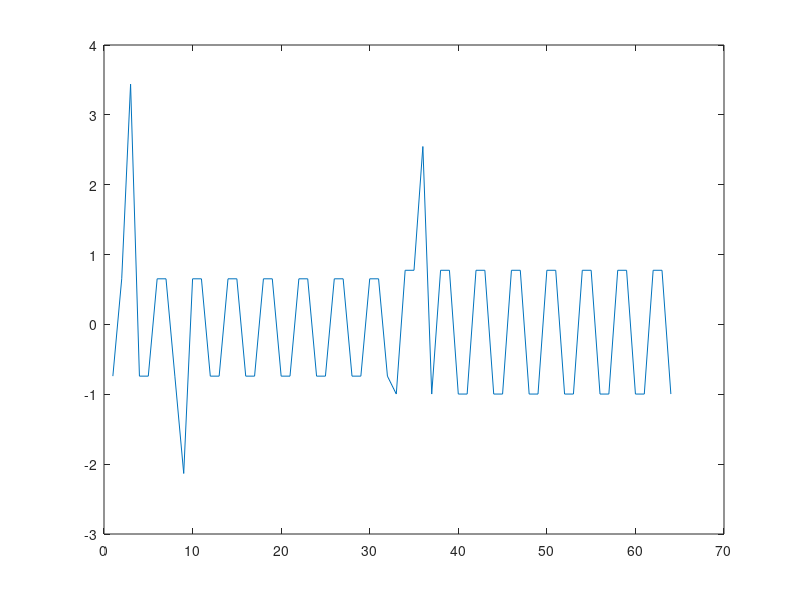

Write MATLAB code to recreate this figure. (Note: this script raises an error after producing the figure.)
% Copyright and terms of use (DO NOT REMOVE):
% The code is made freely available for non-commercial uses only, provided that the copyright 
% header in each file not be removed, and suitable citation(s) (see below) be made for papers 
% published based on the code.
%
% The code is not optimized for speed, and we are not responsible for any errors that might
% occur in the code.
%
% The copyright of the code is retained by the authors.  By downloading/using this code you
% agree to all the terms stated above.
%
%   [1] Lin, J., Keogh, E., Lonardi, S. & Chiu, B. 
%   "A Symbolic Representation of Time Series, with Implications for Streaming Algorithms." 
%   In proceedings of the 8th ACM SIGMOD Workshop on Research Issues in Data Mining and 
%   Knowledge Discovery. San Diego, CA. June 13, 2003. 
%
%
%   [2] Lin, J., Keogh, E., Patel, P. & Lonardi, S. 
%   "Finding Motifs in Time Series". In proceedings of the 2nd Workshop on Temporal Data Mining, 
%   at the 8th ACM SIGKDD International Conference on Knowledge Discovery and Data Mining. 
%   Edmonton, Alberta, Canada. July 23-26, 2002
%
% This function demonstrates that mindist lower-bounds the true euclidean distance
%
% Copyright (c) 2003, Eamonn Keogh, Jessica Lin, Stefano Lonardi, Pranav Patel, Li Wei.  All rights reserved.
%
function mindist_demo

% temp = sin(0:0.32:20)';                  % make a long sine wave
% time_series_A = temp([1:32]);           % make one test time series from the sine wave
% time_series_B = temp([12:43]);          % make another test time series from the sine wave
time_series_A = [1,2,4,1,1,2,2,1,0,2,2,1,1,2,2,1,1,2,2,1,1,2,2,1,1,2,2,1,1,2,2,1];
time_series_B = [1,2,2,3,1,2,2,1,1,2,2,1,1,2,2,1,1,2,2,1,1,2,2,1,1,2,2,1,1,2,2,1];
time_series_A = (time_series_A - mean(time_series_A)) / std(time_series_A)
time_series_B = (time_series_B - mean(time_series_B)) / std(time_series_B)

alphabet_size = 4; % Choose an alphabet size

plot( [time_series_A  time_series_B]) % View the test time series

% Now let us create a SAX representation of the time series
sax_version_of_A = timeseries2symbol(time_series_A,32,8, alphabet_size)
sax_version_of_B = timeseries2symbol(time_series_B,32,8, alphabet_size)

% compute the euclidean distance between the time series
euclidean_distance_A_and_B = sqrt(sum((time_series_A - time_series_B).^2))

% compute the lower bounding distance between the time series
min_dist(sax_version_of_A, sax_version_of_B, alphabet_size,4)
